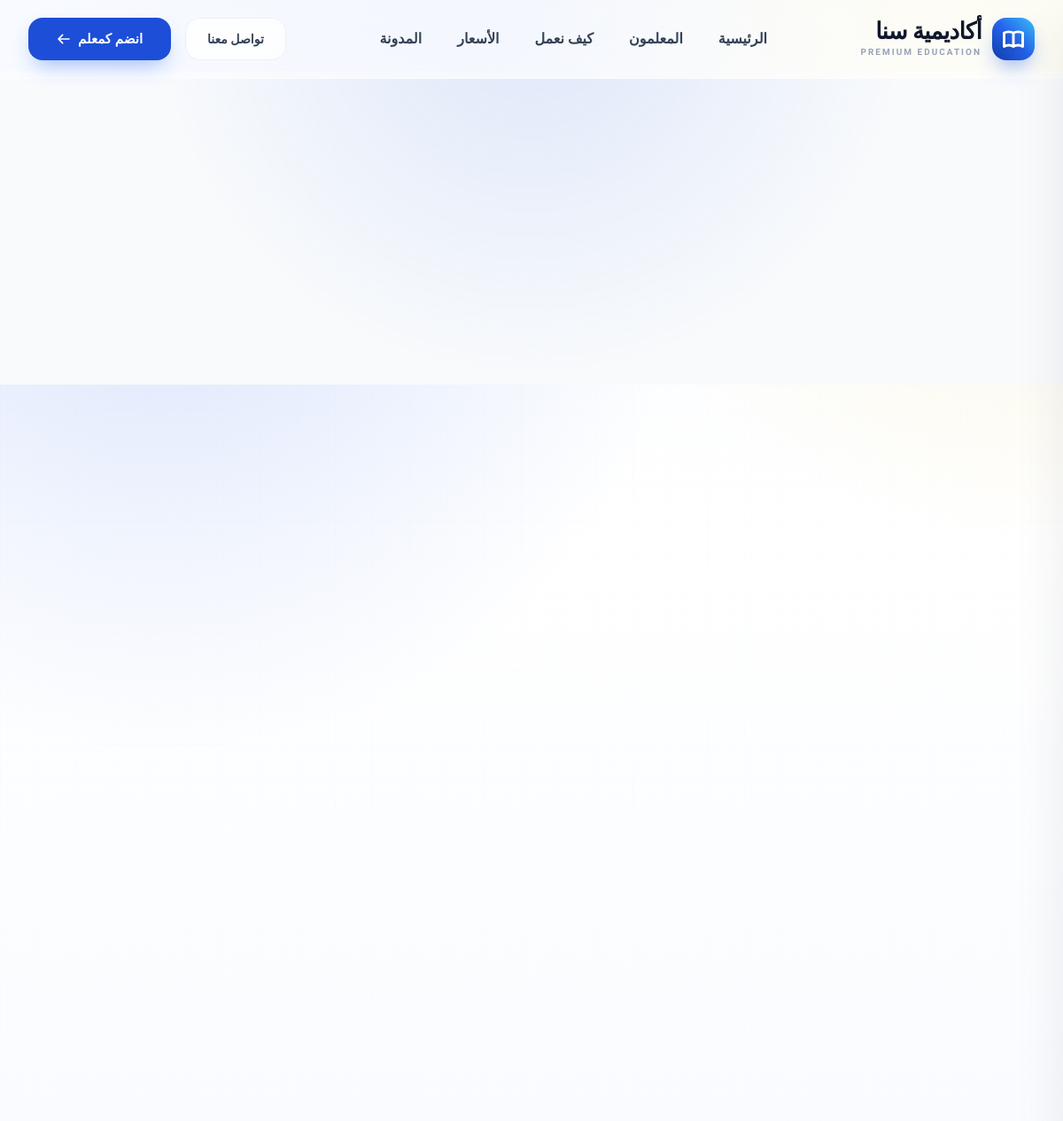
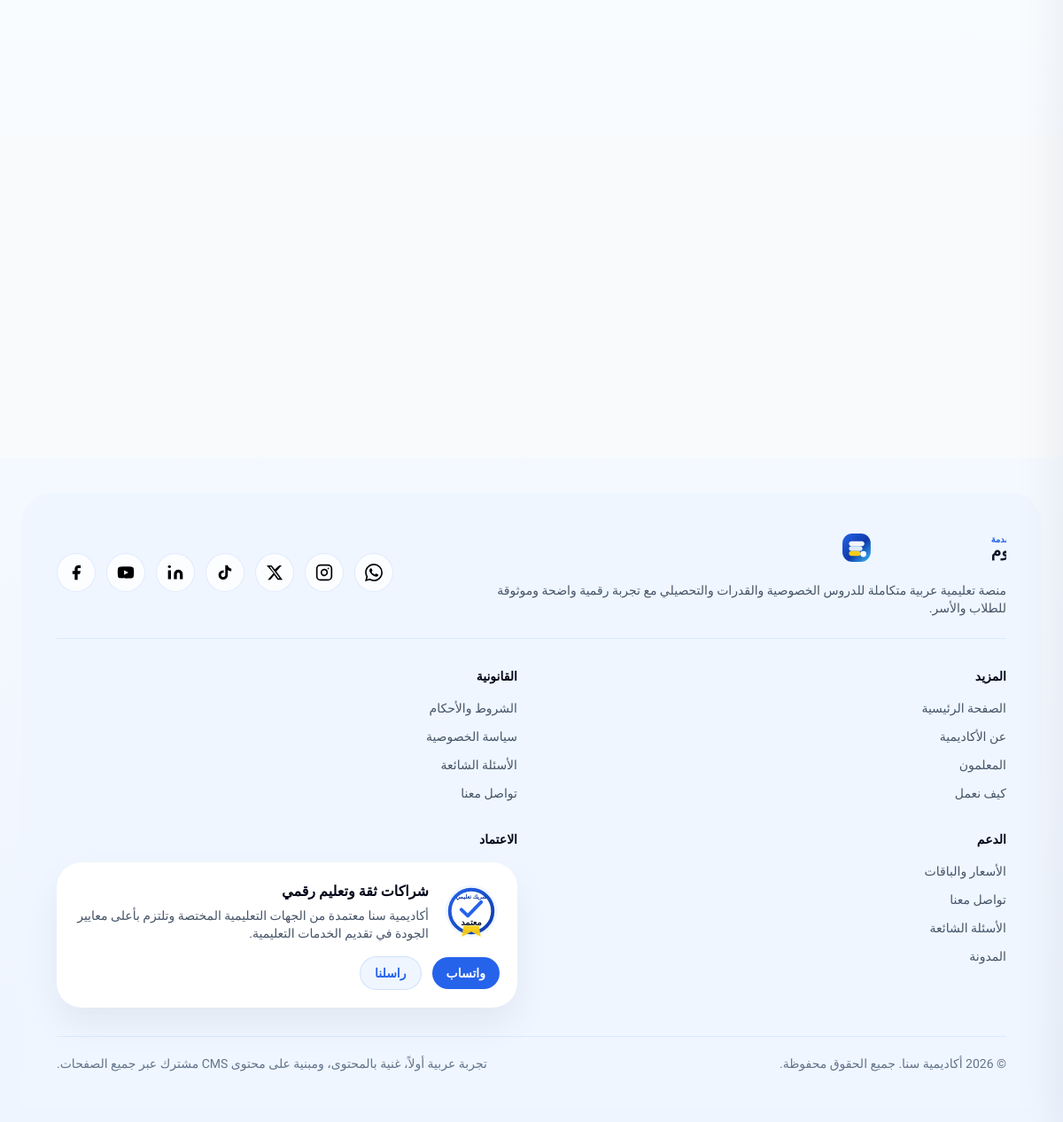
The app's page /terms/ with its own data (2 pictures, top to bottom).
### apps/main/models.py (models this page shows, shortened)
class SiteSettings(models.Model):
    site_name = models.CharField('اسم الموقع', max_length=100, blank=True, default='Sana Academy')
    site_description = models.TextField('وصف الموقع', blank=True)
    logo = models.ImageField('الشعار', upload_to='site/', blank=True)
    logo_white = models.ImageField('الشعار الأبيض', upload_to='site/', blank=True)
    phone = models.CharField('رقم الهاتف', max_length=20, blank=True)
    email = models.EmailField('البريد الإلكتروني', blank=True)
    whatsapp = models.CharField('واتساب', max_length=20, blank=True)
    address = models.CharField('العنوان', max_length=200, blank=True)
    google_maps_url = models.URLField('رابط خريطة جوجل', blank=True)
    copyright_text = models.CharField('نص حقوق النشر', max_length=200, blank=True)
    accreditation_text = models.TextField('نص الاعتماد', blank=True)
    accreditation_badge = models.ImageField('شارة الاعتماد', upload_to='site/', blank=True)
    class Meta:
        verbose_name = 'إعدادات الموقع'
        verbose_name_plural = 'إعدادات الموقع'

class ActiveOrderedModel(ActiveModel, OrderedModel):
    class Meta:
        abstract = True

class SocialLink(ActiveOrderedModel):
    site_settings = models.ForeignKey(
        SiteSettings,
        on_delete=models.CASCADE,
        related_name='social_links',
        verbose_name='إعدادات الموقع',
    )
    platform = models.CharField('المنصة', max_length=30, choices=SocialLinkPlatform.choices)
    url = models.URLField('الرابط')
    class Meta:
        ordering = ['order', 'id']
        verbose_name = 'رابط تواصل اجتماعي'
        verbose_name_plural = 'روابط التواصل الاجتماعي'

### apps/main/views.py (the view)
# urls.py: path('terms/', views.terms_page, name='terms'),
def terms_page(request):
    legal_page = get_object_or_404(LegalPage, slug='terms')
    context = {
        'legal_page': legal_page,
        'page_meta': legal_page,
    }
    return render(request, 'terms.html', context)

### apps/main/context_processors.py (called while the page is built)
def get_model(model_or_label):
    if isinstance(model_or_label, str):
        return apps.get_model(model_or_label)
    return model_or_label

def get_singleton_instance(model_or_label, *, select_related=None, prefetch_related=None):
    try:
        model = get_model(model_or_label)
    except (LookupError, AppRegistryNotReady):
        return None
    try:
        queryset = model.objects.all()
        if select_related:
            queryset = queryset.select_related(*select_related)
        if prefetch_related:
            queryset = queryset.prefetch_related(*prefetch_related)
        return queryset.first()
    except (OperationalError, ProgrammingError):
        return None

def get_site_settings():
    return get_singleton_instance('main.SiteSettings', prefetch_related=('social_links',))

def site_settings(request):
    return {'site_settings': get_site_settings()}

### apps/main/templates/terms.html (shortened to what this page needs)
{% extends 'base.html' %}
{% load static %}
{% block content %}
  <main id="page-content" class="pt-[64px] md:pt-[80px]">
    <section class="bg-slate-50 px-4 py-16 md:px-6 md:py-24">
      <div class="mx-auto max-w-4xl">
      </div>
    </section>
    <section class="px-4 py-12 md:px-6 md:py-16">
      <div class="mx-auto max-w-4xl">
      </div>
    </section>
    <section class="bg-slate-50 px-4 py-16 md:px-6 md:py-24">
      <div class="mx-auto max-w-[1500px]">
      </div>
    </section>
  </main>
{% endblock content %}

### apps/templates/base.html (shortened to what this page needs)
{% load static %}
<!doctype html>
<html dir="rtl" lang="ar">
<head>
    <link rel="stylesheet" href="{% static 'css/output.css' %}" />
    <link rel="stylesheet" href="{% static 'css/custom.css' %}" />
</head>
<body class="font-arabic bg-white text-slate-900 leading-relaxed antialiased overflow-x-hidden">
    <header data-site-header class="fixed inset-x-0 top-0 z-50 border-b border-white/40 bg-white/70 backdrop-blur-2xl transition-all duration-500">
        <div class="mx-auto max-w-[1500px] px-4 md:px-8">
            <div class="flex h-[88px] items-center justify-between gap-6">
                <a class="group relative flex items-center gap-3 transition-transform duration-300 hover:scale-[1.02]" href="{% url 'main:home' %}" aria-label="{{ site_settings.site_name|default:'Sana Academy' }}">
                    <div class="relative flex h-12 w-12 shrink-0 items-center justify-center rounded-[16px] bg-gradient-to-tr from-brand-700 via-brand-500 to-[#38bdf8] shadow-[0_12px_24px_-8px_rgba(37,99,235,0.6)]">
                    </div>
                    <div class="flex flex-col justify-center">
                        <span class="text-[26px] font-black tracking-tight text-slate-900 drop-shadow-sm leading-none" style="font-family: &quot;Outfit&quot;, system-ui, sans-serif">
                            {{ site_settings.site_name|default:'Sana' }}
                        </span>
                        <span class="mt-1 text-[10px] uppercase tracking-[0.2em] font-bold text-slate-400">Premium Education</span>
                    </div>
                </a>
                <nav class="hidden flex-1 items-center justify-center lg:flex">
                    <ul class="flex items-center gap-10">
                        <li><a data-nav-link data-nav-type="desktop" class="group relative py-2 text-base font-semibold text-slate-700 transition hover:text-brand-600" href="{% url 'main:home' %}">الرئيسية</a></li>
                        <li><a data-nav-link data-nav-type="desktop" class="group relative py-2 text-base font-semibold text-slate-700 transition hover:text-brand-600" href="{% url 'teacher:list' %}">المعلمون</a></li>
                        <li><a data-nav-link data-nav-type="desktop" class="group relative py-2 text-base font-semibold text-slate-700 transition hover:text-brand-600" href="{% url 'about:how_it_works' %}">كيف نعمل</a></li>
                        <li><a data-nav-link data-nav-type="desktop" class="group relative py-2 text-base font-semibold text-slate-700 transition hover:text-brand-600" href="{% url 'price:pricing' %}">الأسعار</a></li>
                        <li><a data-nav-link data-nav-type="desktop" class="group relative py-2 text-base font-semibold text-slate-700 transition hover:text-brand-600" href="{% url 'blogs:list' %}">المدونة</a></li>
                    </ul>
                </nav>
                <div class="flex items-center justify-end gap-4">
                    <a class="hidden h-12 items-center justify-center rounded-2xl border border-slate-200/60 bg-white/50 px-6 text-sm font-bold text-slate-700 backdrop-blur-md transition-all duration-300 hover:border-brand-400 hover:bg-white hover:text-brand-600 hover:shadow-[0_8px_20px_-6px_rgba(0,0,0,0.1)] md:inline-flex" href="{% url 'contact:contact' %}">
                        تواصل معنا
                    </a>
                    <a class="group relative hidden h-12 items-center justify-center overflow-hidden rounded-2xl bg-brand-600 px-8 text-[15px] font-bold text-white shadow-[0_12px_24px_-8px_rgba(37,99,235,0.45)] transition-all duration-300 hover:scale-[1.03] hover:bg-brand-700 md:inline-flex" href="{% url 'teacher:apply' %}">
                        <span class="relative z-10 flex items-center gap-2">
                            انضم كمعلم
                            <svg class="h-4 w-4 transition-transform duration-300 group-hover:-translate-x-1" fill="none" viewBox="0 0 24 24" stroke="currentColor">
                                <path stroke-linecap="round" stroke-linejoin="round" stroke-width="2.5" d="M10 19l-7-7m0 0l7-7m-7 7h18" />
                            </svg>
                        </span>
                    </a>
                </div>
            </div>
        </div>
    </header>
    {% block content %}{% endblock %}
    <footer class="px-4 pb-4 pt-8 md:px-6 md:pt-10">
        <div class="mx-auto max-w-[1500px] rounded-t-[36px] bg-brand-50 px-6 py-8 md:px-10 md:py-10">
            <div class="flex flex-col gap-6 border-b border-brand-100 pb-6 md:flex-row md:items-center md:justify-between">
                <div class="max-w-xl">
                    {% if site_settings.logo %}
                        <img src="{{ site_settings.logo.url }}" alt="شعار {{ site_settings.site_name }}" class="h-11 w-auto" />
                    {% else %}
                        <img src="{% static 'assets/logos/brand-logo.svg' %}" alt="شعار {{ site_settings.site_name|default:'أكاديمية سنا' }}" class="h-11 w-auto" />
                    {% endif %}
                    <p class="mt-4 text-sm text-slate-600">{{ site_settings.site_description|default:'منصة تعليمية عربية بعمق تجاري واضح وتجربة رقمية تمنح الأسرة السعودية إحساسًا فوريًا بالاحتراف.' }}</p>
                </div>
                {% if site_settings.social_links.all %}
                    <div class="flex flex-wrap gap-3">
                        {% for social in site_settings.social_links.all %}
                            <a class="footer-social-link" href="{{ social.url }}" aria-label="{{ social.get_platform_display }}">
                                {% if social.platform == 'instagram' %}
                                    <img src="{% static 'assets/icons/instagram.svg' %}" alt="" aria-hidden="true" class="h-5 w-5" />
                                {% elif social.platform == 'x' %}
                                    <img src="{% static 'assets/icons/twitter-x.svg' %}" alt="" aria-hidden="true" class="h-5 w-5" />
                                {% elif social.platform == 'tiktok' %}
                                    <img src="{% static 'assets/icons/tiktok.svg' %}" alt="" aria-hidden="true" class="h-5 w-5" />
                                {% elif social.platform == 'linkedin' %}
                                    <img src="{% static 'assets/icons/linkedin.svg' %}" alt="" aria-hidden="true" class="h-5 w-5" />
                                {% elif social.platform == 'youtube' %}
                                    <img src="{% static 'assets/icons/youtube.svg' %}" alt="" aria-hidden="true" class="h-5 w-5" />
                                {% elif social.platform == 'facebook' %}
                                    <img src="{% static 'assets/icons/facebook.svg' %}" alt="" aria-hidden="true" class="h-5 w-5" />
                                {% elif social.platform == 'whatsapp' %}
                                    <img src="{% static 'assets/icons/whatsapp.svg' %}" alt="" aria-hidden="true" class="h-5 w-5" />
                                {% endif %}
                            </a>
                        {% endfor %}
                    </div>
                {% endif %}
            </div>
            <div class="grid gap-8 py-8 md:grid-cols-2 xl:grid-cols-4">
                <section>
                    <h2 class="text-sm font-semibold text-slate-950">المزيد</h2>
                    <ul class="mt-4 space-y-3 text-sm text-slate-600">
                        <li><a class="transition hover:text-brand-500" href="{% url 'main:home' %}">الصفحة الرئيسية</a></li>
                        <li><a class="transition hover:text-brand-500" href="{% url 'about:about' %}">عن الأكاديمية</a></li>
                        <li><a class="transition hover:text-brand-500" href="{% url 'teacher:list' %}">المعلمون</a></li>
                        <li><a class="transition hover:text-brand-500" href="{% url 'about:how_it_works' %}">كيف نعمل</a></li>
                    </ul>
                </section>
                <section>
                    <h2 class="text-sm font-semibold text-slate-950">القانونية</h2>
                    <ul class="mt-4 space-y-3 text-sm text-slate-600">
                        <li><a class="transition hover:text-brand-500" href="{% url 'main:terms' %}">الشروط والأحكام</a></li>
                        <li><a class="transition hover:text-brand-500" href="{% url 'main:privacy' %}">سياسة الخصوصية</a></li>
                        <li><a class="transition hover:text-brand-500" href="{% url 'main:faq' %}">الأسئلة الشائعة</a></li>
                        <li><a class="transition hover:text-brand-500" href="{% url 'contact:contact' %}">تواصل معنا</a></li>
                    </ul>
                </section>
                <section>
                    <h2 class="text-sm font-semibold text-slate-950">الدعم</h2>
                    <ul class="mt-4 space-y-3 text-sm text-slate-600">
                        <li><a class="transition hover:text-brand-500" href="{% url 'price:pricing' %}">الأسعار والباقات</a></li>
                        <li><a class="transition hover:text-brand-500" href="{% url 'contact:contact' %}">تواصل معنا</a></li>
                        <li><a class="transition hover:text-brand-500" href="{% url 'main:faq' %}">الأسئلة الشائعة</a></li>
                        <li><a class="transition hover:text-brand-500" href="{% url 'blogs:list' %}">المدونة</a></li>
                    </ul>
                </section>
                <section>
                    <h2 class="text-sm font-semibold text-slate-950">الاعتماد</h2>
                    <div class="mt-4 rounded-[28px] bg-white p-5 shadow-[0_20px_40px_rgba(15,23,42,0.06)]">
                        <div class="flex items-center gap-4">
                            {% if site_settings.accreditation_badge %}
                                <img src="{{ site_settings.accreditation_badge.url }}" alt="شارة اعتماد {{ site_settings.site_name }}" class="h-16 w-16" loading="lazy" />
                            {% else %}
                                <img src="{% static 'assets/logos/accreditation-badge.svg' %}" alt="شارة اعتماد أكاديمية سنا" class="h-16 w-16" loading="lazy" />
                            {% endif %}
                            <div>
                                <p class="font-semibold text-slate-950">شراكات ثقة وتعليم رقمي</p>
                                <p class="mt-1 text-sm text-slate-600">{{ site_settings.accreditation_text|default:'أصول بصرية جاهزة لعرض جهات الاعتماد والشركاء في كل صفحة.' }}</p>
                            </div>
                        </div>
                        <div class="mt-4 flex items-center gap-3 text-sm">
                            {% if site_settings.whatsapp %}
                                <a class="rounded-full bg-brand-500 px-4 py-2 font-semibold text-white" href="https://wa.me/{{ site_settings.whatsapp }}">واتساب</a>
                            {% endif %}
                            {% if site_settings.email %}
                                <a class="rounded-full border border-brand-500/15 bg-brand-50 px-4 py-2 font-semibold text-brand-500" href="mailto:{{ site_settings.email }}">راسلنا</a>
                            {% endif %}
                        </div>
                    </div>
                </section>
            </div>
            <div class="flex flex-col gap-3 border-t border-brand-100 pt-5 text-sm text-slate-500 md:flex-row md:items-center md:justify-between">
                <p>{{ site_settings.copyright_text|default:'© أكاديمية سنا. جميع الحقوق محفوظة.' }}</p>
                <p>تجربة عربية أولاً، غنية بالمحتوى، ومبنية على محتوى CMS مشترك عبر جميع الصفحات.</p>
            </div>
        </div>
    </footer>
</body>
</html>

### static/css/custom.css (style rules this page uses)
:root { --brand-blue: #2563eb; --brand-blue-deep: #0f3aa9; --brand-sky: #38bdf8; --brand-yellow: #facc15; --brand-ink: #0f172a; --brand-slate: #334155; --brand-border: rgba(148, 163, 184, 0.24); --brand-surface: rgba(255, 255, 255, 0.82); }
html { scroll-behavior: smooth; }
body { direction: rtl; min-height: 100vh; color: var(--brand-ink); text-align: right; background: radial-gradient(circle at top right, rgba(250, 204, 21, 0.18), transparent 22%), radial-gradient(circle at 15% 10%, rgba(37, 99, 235, 0.16), transparent 24%), linear-gradient(180deg, #f8fbff 0%, #ffffff 24%, #eef5ff 100%); }
body::before { position: fixed; inset: 0; z-index: -1; pointer-events: none; content: ""; background-image: linear-gradient(rgba(148, 163, 184, 0.08) 1px, transparent 1px), linear-gradient(90deg, rgba(148, 163, 184, 0.08) 1px, transparent 1px); background-size: 42px 42px; mask-image: linear-gradient(180deg, rgba(15, 23, 42, 0.35), transparent 72%); }
.footer-social-link { display: inline-flex; height: 2.75rem; width: 2.75rem; align-items: center; justify-content: center; border-radius: 9999px; border: 1px solid rgba(37, 99, 235, 0.12); background: rgba(255, 255, 255, 0.78); transition: transform 0.2s ease, background-color 0.2s ease, border-color 0.2s ease; }

### records on screen
SiteSettings: site_name "أكاديمية سنا", site_description "منصة تعليمية عربية متكاملة للدروس الخصوصية والقدرات والتحصيلي مع تجربة رقمية واضحة وموثوقة للطلاب والأسر.", accreditation_text "أكاديمية سنا معتمدة من الجهات التعليمية المختصة وتلتزم بأعلى معايير الجودة في تقديم الخدمات التعليمية.", copyright_text "© 2026 أكاديمية سنا. جميع الحقوق محفوظة."
